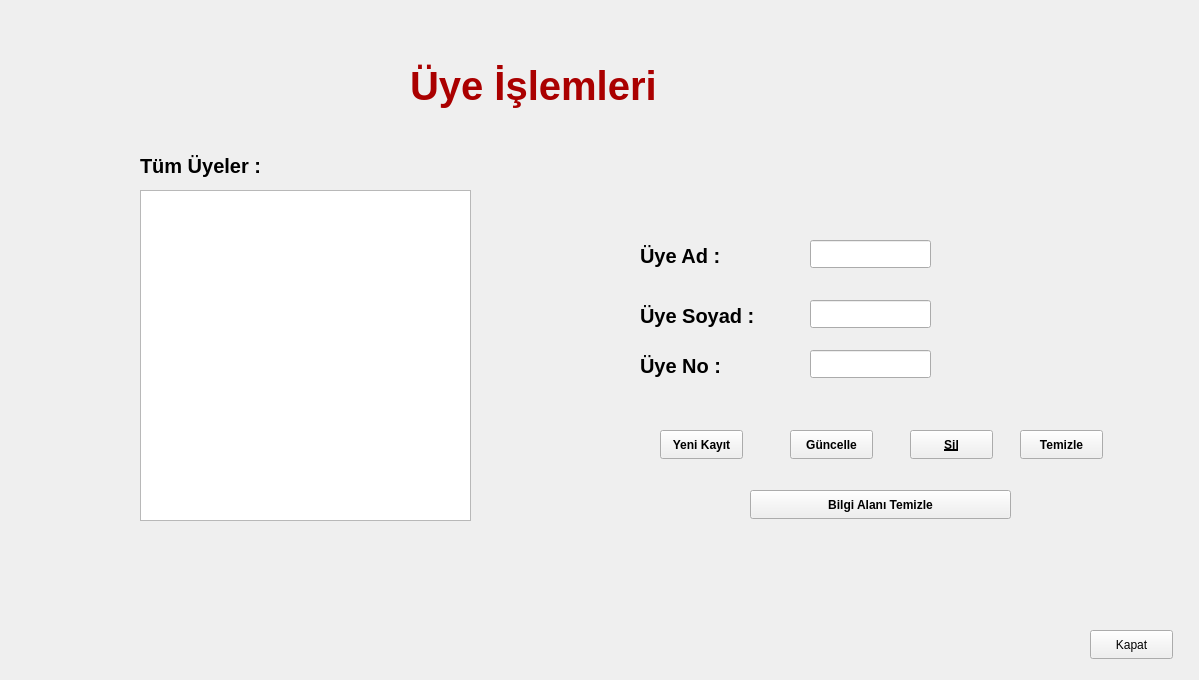
<?xml version="1.0" encoding="UTF-8"?>
<ui version="4.0">
 <class>Uyeler</class>
 <widget class="QWidget" name="Uyeler">
  <property name="geometry">
   <rect>
    <x>0</x>
    <y>0</y>
    <width>1199</width>
    <height>680</height>
   </rect>
  </property>
  <property name="palette">
   <palette>
    <active>
     <colorrole role="Text">
      <brush brushstyle="SolidPattern">
       <color alpha="255">
        <red>170</red>
        <green>0</green>
        <blue>0</blue>
       </color>
      </brush>
     </colorrole>
    </active>
    <inactive>
     <colorrole role="Text">
      <brush brushstyle="SolidPattern">
       <color alpha="255">
        <red>170</red>
        <green>0</green>
        <blue>0</blue>
       </color>
      </brush>
     </colorrole>
    </inactive>
    <disabled/>
   </palette>
  </property>
  <property name="windowTitle">
   <string>Form</string>
  </property>
  <widget class="QTableView" name="tableView">
   <property name="geometry">
    <rect>
     <x>140</x>
     <y>190</y>
     <width>331</width>
     <height>331</height>
    </rect>
   </property>
  </widget>
  <widget class="QLabel" name="label">
   <property name="geometry">
    <rect>
     <x>410</x>
     <y>40</y>
     <width>611</width>
     <height>91</height>
    </rect>
   </property>
   <property name="palette">
    <palette>
     <active>
      <colorrole role="WindowText">
       <brush brushstyle="SolidPattern">
        <color alpha="255">
         <red>170</red>
         <green>0</green>
         <blue>0</blue>
        </color>
       </brush>
      </colorrole>
      <colorrole role="Text">
       <brush brushstyle="SolidPattern">
        <color alpha="255">
         <red>255</red>
         <green>12</green>
         <blue>89</blue>
        </color>
       </brush>
      </colorrole>
     </active>
     <inactive>
      <colorrole role="WindowText">
       <brush brushstyle="SolidPattern">
        <color alpha="255">
         <red>170</red>
         <green>0</green>
         <blue>0</blue>
        </color>
       </brush>
      </colorrole>
      <colorrole role="Text">
       <brush brushstyle="SolidPattern">
        <color alpha="255">
         <red>255</red>
         <green>12</green>
         <blue>89</blue>
        </color>
       </brush>
      </colorrole>
     </inactive>
     <disabled/>
    </palette>
   </property>
   <property name="font">
    <font>
     <pointsize>30</pointsize>
     <bold>true</bold>
     <strikeout>false</strikeout>
     <kerning>true</kerning>
    </font>
   </property>
   <property name="text">
    <string>Üye İşlemleri</string>
   </property>
   <property name="buddy">
    <cstring></cstring>
   </property>
  </widget>
  <widget class="QLabel" name="label_2">
   <property name="geometry">
    <rect>
     <x>140</x>
     <y>150</y>
     <width>161</width>
     <height>31</height>
    </rect>
   </property>
   <property name="font">
    <font>
     <pointsize>15</pointsize>
     <bold>true</bold>
    </font>
   </property>
   <property name="text">
    <string>Tüm Üyeler :</string>
   </property>
  </widget>
  <widget class="QLabel" name="label_3">
   <property name="geometry">
    <rect>
     <x>640</x>
     <y>240</y>
     <width>161</width>
     <height>31</height>
    </rect>
   </property>
   <property name="font">
    <font>
     <pointsize>15</pointsize>
     <bold>true</bold>
    </font>
   </property>
   <property name="text">
    <string>Üye Ad :</string>
   </property>
  </widget>
  <widget class="QLabel" name="label_4">
   <property name="geometry">
    <rect>
     <x>640</x>
     <y>300</y>
     <width>151</width>
     <height>31</height>
    </rect>
   </property>
   <property name="font">
    <font>
     <pointsize>15</pointsize>
     <bold>true</bold>
    </font>
   </property>
   <property name="text">
    <string>Üye Soyad :</string>
   </property>
  </widget>
  <widget class="QLabel" name="label_5">
   <property name="geometry">
    <rect>
     <x>640</x>
     <y>350</y>
     <width>161</width>
     <height>31</height>
    </rect>
   </property>
   <property name="font">
    <font>
     <pointsize>15</pointsize>
     <bold>true</bold>
    </font>
   </property>
   <property name="text">
    <string>Üye No :</string>
   </property>
  </widget>
  <widget class="QLineEdit" name="lineEdit">
   <property name="geometry">
    <rect>
     <x>810</x>
     <y>240</y>
     <width>121</width>
     <height>28</height>
    </rect>
   </property>
  </widget>
  <widget class="QLineEdit" name="lineEdit_2">
   <property name="geometry">
    <rect>
     <x>810</x>
     <y>300</y>
     <width>121</width>
     <height>28</height>
    </rect>
   </property>
  </widget>
  <widget class="QLineEdit" name="lineEdit_3">
   <property name="geometry">
    <rect>
     <x>810</x>
     <y>350</y>
     <width>121</width>
     <height>28</height>
    </rect>
   </property>
  </widget>
  <widget class="QPushButton" name="pushButton">
   <property name="geometry">
    <rect>
     <x>660</x>
     <y>430</y>
     <width>83</width>
     <height>29</height>
    </rect>
   </property>
   <property name="font">
    <font>
     <bold>true</bold>
    </font>
   </property>
   <property name="text">
    <string>Yeni Kayıt</string>
   </property>
  </widget>
  <widget class="QPushButton" name="pushButton_2">
   <property name="geometry">
    <rect>
     <x>790</x>
     <y>430</y>
     <width>83</width>
     <height>29</height>
    </rect>
   </property>
   <property name="font">
    <font>
     <bold>true</bold>
    </font>
   </property>
   <property name="text">
    <string>Güncelle</string>
   </property>
  </widget>
  <widget class="QPushButton" name="pushButton_3">
   <property name="geometry">
    <rect>
     <x>910</x>
     <y>430</y>
     <width>83</width>
     <height>29</height>
    </rect>
   </property>
   <property name="font">
    <font>
     <bold>true</bold>
     <underline>true</underline>
    </font>
   </property>
   <property name="text">
    <string>Sil</string>
   </property>
  </widget>
  <widget class="QLabel" name="label_6">
   <property name="geometry">
    <rect>
     <x>380</x>
     <y>550</y>
     <width>421</width>
     <height>31</height>
    </rect>
   </property>
   <property name="font">
    <font>
     <pointsize>15</pointsize>
     <bold>true</bold>
    </font>
   </property>
   <property name="text">
    <string/>
   </property>
   <property name="alignment">
    <set>Qt::AlignCenter</set>
   </property>
  </widget>
  <widget class="QPushButton" name="pushButton_4">
   <property name="geometry">
    <rect>
     <x>1090</x>
     <y>630</y>
     <width>83</width>
     <height>29</height>
    </rect>
   </property>
   <property name="text">
    <string>Kapat</string>
   </property>
  </widget>
  <widget class="QPushButton" name="pushButton_5">
   <property name="geometry">
    <rect>
     <x>1020</x>
     <y>430</y>
     <width>83</width>
     <height>29</height>
    </rect>
   </property>
   <property name="font">
    <font>
     <bold>true</bold>
    </font>
   </property>
   <property name="text">
    <string>Temizle</string>
   </property>
  </widget>
  <widget class="QPushButton" name="pushButton_6">
   <property name="geometry">
    <rect>
     <x>750</x>
     <y>490</y>
     <width>261</width>
     <height>29</height>
    </rect>
   </property>
   <property name="font">
    <font>
     <bold>true</bold>
    </font>
   </property>
   <property name="text">
    <string>Bilgi Alanı Temizle</string>
   </property>
  </widget>
 </widget>
 <resources/>
 <connections/>
</ui>
